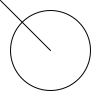
Frame 1 (no input)
Frame 60 (the mouse pressed at the canvas centre just before this capture): identical to frame 1, image omitted
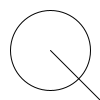
Frame 120 (the mouse held since frame 60 and released just before this capture)

The Processing sketch that drew these frames (run headless with seeded random() and noise(); from frame 60 on, the mouse is pressed at the canvas centre):

// Processing sketch: zeiger
// ── zeiger.pde
void setup() {
  size(100, 100);
}

void draw() {
  background(255);
  ellipse(50, 50, 80, 80);
  float liney = sin(radians(mouseY * 1.8)) * 100;
  float linex = abs(sin(radians(mouseY * 1.8))) * 100;
  line(50, 50, linex, liney);
}
